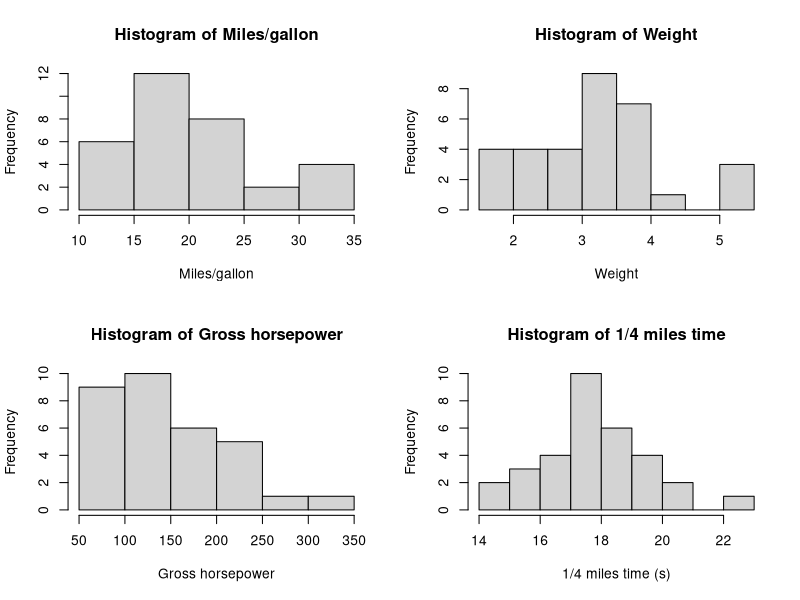
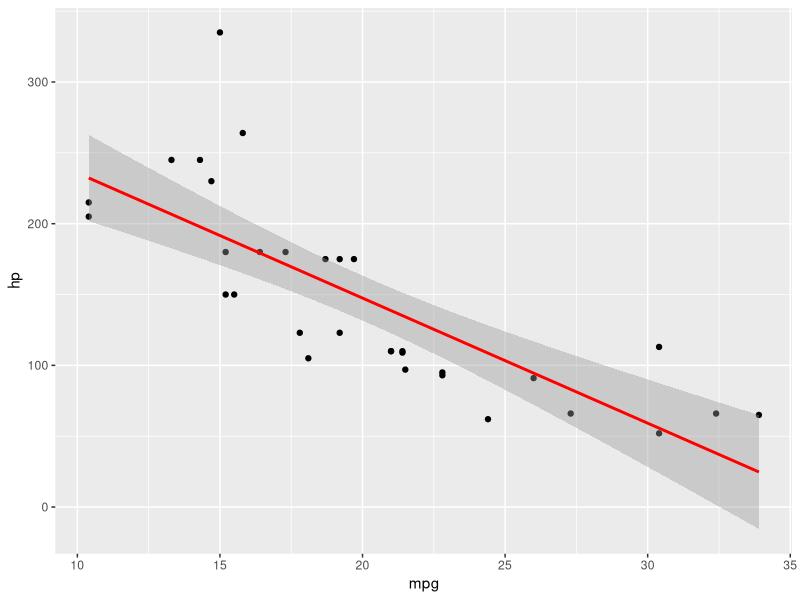

Write the R code that produced these figures, in order.
## ---- chunk 1
knitr::opts_chunk$set(echo = TRUE, comment="")

library(tidyverse)
library(ggplot2)
library(datasets)

mtcars$vs <- as.factor(mtcars$vs)
levels(mtcars$vs)=c("V-shaped","Straight")
mtcars$am <- as.factor(mtcars$am)
levels(mtcars$am)=c("Automatic", "Manual")
## ---- chunk 2
tail(mtcars)
## ---- chunk 3
table(mtcars$vs, mtcars$am)
## ---- chunk 4
par(mfrow = c (2,2))
hist(mtcars$mpg, xlab = "Miles/gallon", main = "Histogram of Miles/gallon")
hist(mtcars$wt, xlab = "Weight", main = "Histogram of Weight")
hist(mtcars$hp, xlab = "Gross horsepower", main = "Histogram of Gross horsepower")
hist(mtcars$qsec, xlab = "1/4 miles time (s)", main = "Histogram of 1/4 miles time")
## ---- chunk 5
ggplot(mtcars, aes(x = mpg, y = hp)) +
  geom_point() +
  stat_smooth(formula = y ~ x, method = "lm", col = "red")
